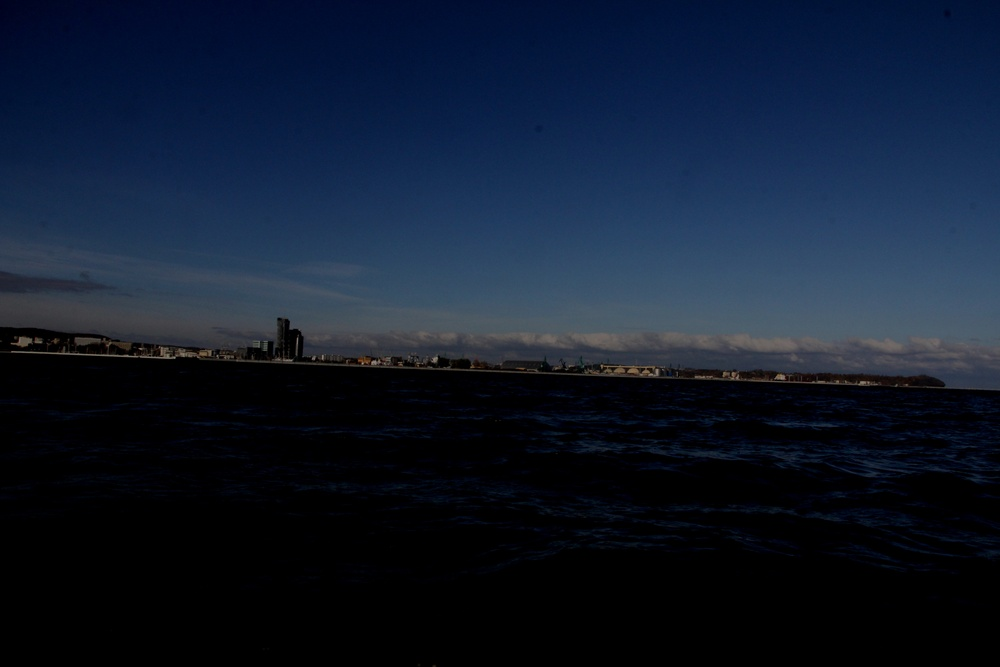
//> input picture Task3/Task3b/Gdynia2.JPG, 1000 x 667 px, shrunk from 5184 x 3456 before the run
$ ./main   (built with g++ and OpenCV 4)
//> lines starting //> are read from the running program, lines starting //| are printed output that depends on the picture
#include <iostream>
#include <opencv2/core/core.hpp>
#include <opencv2/highgui/highgui.hpp>
#include <opencv2/imgproc/imgproc.hpp>

using namespace std;
using namespace cv;

//dodawanie i odejmowanie obrazów
void przykladTrzeci()
{
    cv::Mat imageIn1, imageIn2;
    imageIn1 = cv::imread("C:/QTProjects/Zadanie3/Gdynia.jpg",cv::IMREAD_GRAYSCALE);
    imageIn2 = cv::imread("C:/QTProjects/Zadanie3/Gdynia1.jpg",cv::IMREAD_GRAYSCALE);
    cv::Mat imageOutSum(imageIn1.size(),imageIn1.type());
    cv::Mat imageOutSumWeighted(imageIn1.size(),imageIn1.type());
    cv::Mat imageOutSubstract(imageIn1.size(),imageIn1.type());

    cv::add(imageIn1,imageIn2,imageOutSum);
    cv::addWeighted(imageIn1,0.1,imageIn2,0.9,0.0,imageOutSumWeighted);
    cv::subtract(imageIn1,imageIn2,imageOutSubstract);
    cv::namedWindow("imageIn1",CV_WINDOW_NORMAL);
    cv::namedWindow("imageIn2",CV_WINDOW_NORMAL);
    cv::namedWindow("imageOutSumWeighted",CV_WINDOW_NORMAL);
    cv::namedWindow("imageSubstract",CV_WINDOW_NORMAL);
    cv::imshow("imageIn1",imageIn1);
    cv::imshow("imageIn2",imageIn2);
    cv::imshow("imageOutSumWeighted",imageOutSumWeighted);
    cv::imshow("imageSubstract",imageOutSubstract);
    cv::waitKey();
}

//rozszerzanie zakresu jasności
void przykladCzwarty()
{
    int64 timeStart , timeStop, deltaTime;
    Mat imageIn;
    imageIn = cv::imread("C:/QTProjects/Zadanie3/Gdynia2.jpg",cv::IMREAD_GRAYSCALE);
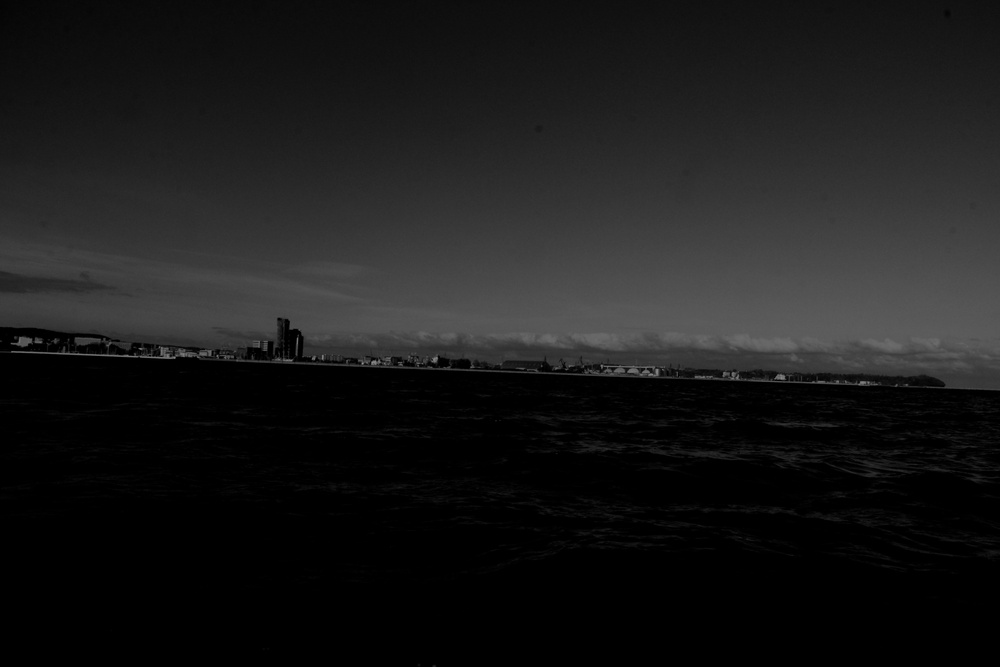
//> imageIn: 667 rows x 1000 cols, CV_8UC1; min 0, max 152, mean 25.8
    Mat imageOut1(imageIn.size(),imageIn.type());
    Mat imageOut2(imageIn.size(),imageIn.type());

    timeStart =cv::getTickCount();
    uchar minVal = 255;
    uchar maxVal=0;
    for (int  row = 0; row <imageIn.rows; row++)
    {
        for (int  col = 0; col <imageIn.cols; col++)
        {
            if (imageIn.at<uchar>(row,col) > maxVal)
                maxVal = imageIn.at<uchar>(row,col);

            if (imageIn.at<uchar>(row,col) <minVal)
               minVal = imageIn.at<uchar> (row,col);
         }
    }
//> this loop made 667 passes
//> (maxVal, minVal) on passes 1 to 3: (19, 4), (19, 4), (19, 4)
//> after the loop, maxVal = 152; minVal = 0
    cout << "Min value = " << (int)minVal << ";Max Value = " << (int)maxVal << endl;
//| Min value = 0;Max Value = 152
    uchar minValNew = 0;
    uchar maxValNew = 255;
    for (int  row = 0; row <imageIn.rows; row++)
    {
        for (int  col = 0; col <imageIn.cols; col++)
        {
            imageOut1.at<uchar>(row,col) = (static_cast<double>(imageIn.at<uchar>(row,col)) - minVal / (maxVal - minVal) * (maxValNew - minValNew)+ minValNew);
        }
    }
    timeStop = cv::getTickCount ();
    deltaTime = (timeStop - timeStart) / getTickFrequency() * 1000;
    std::cout << "Czas obliczenia i metoda = " <<deltaTime << " {ms}" << std::endl;

    cv::namedWindow("imageIn",CV_WINDOW_NORMAL);
    cv::namedWindow("imageOut1",CV_WINDOW_NORMAL);
    cv::namedWindow("imageOut2",CV_WINDOW_NORMAL);
    cv::imshow("imageIn",imageIn);
    cv::imshow("imageOut1",imageOut1);
    cv::imshow("imageOut2",imageOut2);
    cv::waitKey();

}

int main()
{
    //przykladTrzeci();
    przykladCzwarty();
    return 0;
}
